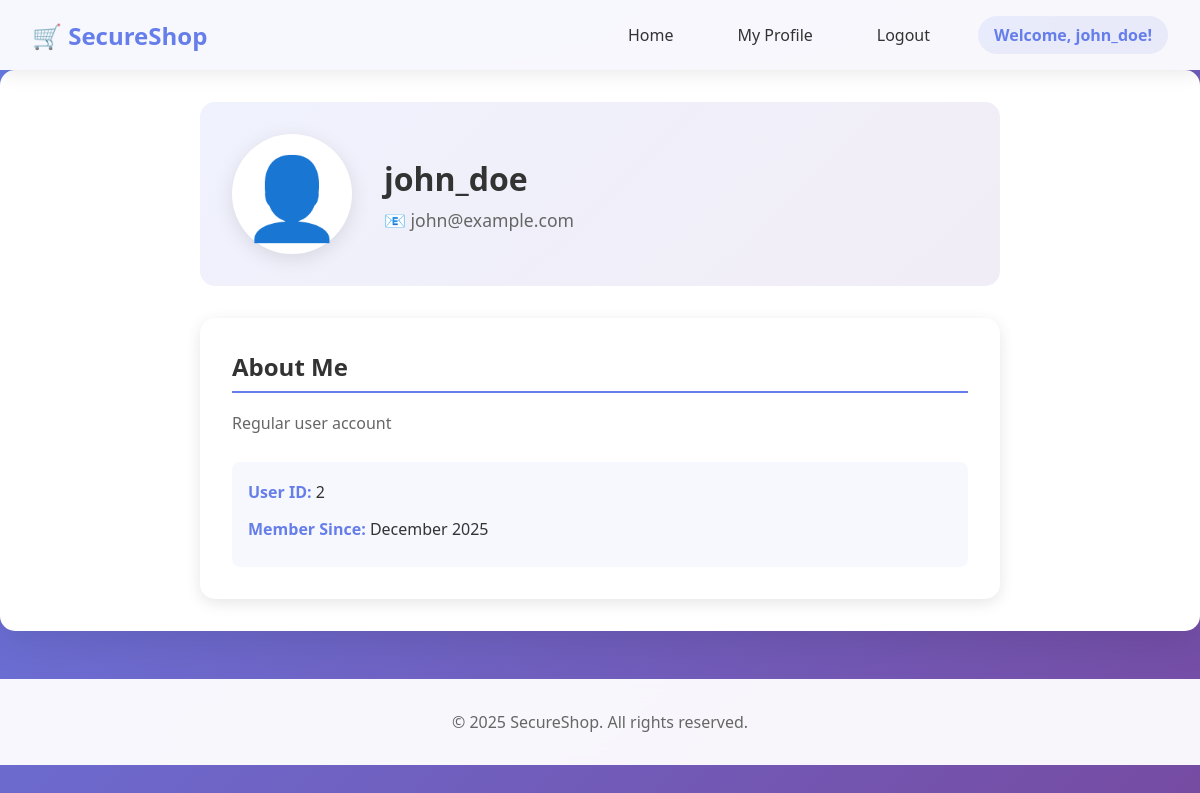
The app's page /profile.php (signed in) with its own data.
### tables this page shows
CREATE TABLE IF NOT EXISTS users (
    id INT AUTO_INCREMENT PRIMARY KEY,
    username VARCHAR(50) NOT NULL UNIQUE,
    password VARCHAR(255) NOT NULL,
    email VARCHAR(100),
    is_admin TINYINT(1) DEFAULT 0,
    bio TEXT,
    created_at TIMESTAMP DEFAULT CURRENT_TIMESTAMP
);

### profile.php (the view, shortened to what this page needs)
<?php
require_once 'config.php';
$profile_id = isset($_GET['id']) ? $_GET['id'] : $_SESSION['user_id'];
$query = "SELECT * FROM users WHERE id = $profile_id";
$result = $conn->query($query);
if ($result && $result->num_rows > 0) {
    $profile_user = $result->fetch_assoc();
} else {
    $error = "User not found!";
}
?>
<!DOCTYPE html>
<html lang="en">
<head>
    <link rel="stylesheet" href="style.css">
</head>
<body>
    <nav class="navbar">
        <div class="nav-container">
            <a href="index.php" class="logo">🛒 SecureShop</a>
            <ul class="nav-menu">
                <li><a href="index.php">Home</a></li>
                <li><a href="profile.php?id=<?php echo $_SESSION['user_id']; ?>">My Profile</a></li>
                <li><a href="logout.php">Logout</a></li>
                <li class="user-info">Welcome, <?php echo htmlspecialchars($_SESSION['username']); ?>!</li>
            </ul>
        </div>
    </nav>
    <div class="container">
        <?php if (isset($profile_user)): ?>
            <div class="profile-container">
                <div class="profile-header">
                    <div class="profile-avatar">👤</div>
                    <div class="profile-info">
                        <h2><?php echo htmlspecialchars($profile_user['username']); ?></h2>
                        <p class="profile-email">📧 <?php echo htmlspecialchars($profile_user['email']); ?></p>
                    </div>
                </div>
                <div class="profile-details">
                    <h3>About Me</h3>
                    <p><?php echo htmlspecialchars($profile_user['bio']); ?></p>
                    <div class="profile-meta">
                        <p><strong>User ID:</strong> <?php echo $profile_user['id']; ?></p>
                        <p><strong>Member Since:</strong> <?php echo date('F Y', strtotime($profile_user['created_at'])); ?></p>
                    </div>
                </div>
            </div>
        <?php else: ?>
            <div class="error">User profile not found!</div>
        <?php endif; ?>
    </div>
    <footer>
        <p>&copy; 2025 SecureShop. All rights reserved.</p>
    </footer>
</body>
</html>

### style.css (style rules this page uses)
* { margin: 0; padding: 0; box-sizing: border-box; }
body { font-family: 'Segoe UI', Tahoma, Geneva, Verdana, sans-serif; background: linear-gradient(135deg, #667eea 0%, #764ba2 100%); min-height: 100vh; color: #333; }
.navbar { background: rgba(255, 255, 255, 0.95); backdrop-filter: blur(10px); box-shadow: 0 2px 20px rgba(0, 0, 0, 0.1); position: sticky; top: 0; z-index: 1000; }
.nav-container { max-width: 1200px; margin: 0 auto; padding: 1rem 2rem; display: flex; justify-content: space-between; align-items: center; }
.logo { font-size: 1.5rem; font-weight: bold; color: #667eea; text-decoration: none; transition: transform 0.3s ease; }
.nav-menu { display: flex; list-style: none; gap: 2rem; align-items: center; }
.nav-menu li a { color: #333; text-decoration: none; font-weight: 500; transition: color 0.3s ease; padding: 0.5rem 1rem; border-radius: 5px; }
.user-info { color: #667eea; font-weight: 600; background: rgba(102, 126, 234, 0.1); padding: 0.5rem 1rem; border-radius: 20px; }
.container { max-width: 1200px; margin: 0 auto; padding: 2rem; background: white; border-radius: 15px; box-shadow: 0 10px 40px rgba(0, 0, 0, 0.1); margin-bottom: 2rem; }
.profile-container { max-width: 800px; margin: 0 auto; }
.profile-header { display: flex; align-items: center; gap: 2rem; padding: 2rem; background: linear-gradient(135deg, rgba(102, 126, 234, 0.1) 0%, rgba(118, 75, 162, 0.1) 100%); border-radius: 15px; margin-bottom: 2rem; }
.profile-avatar { font-size: 5rem; background: white; width: 120px; height: 120px; border-radius: 50%; display: flex; align-items: center; justify-content: center; box-shadow: 0 5px 20px rgba(0, 0, 0, 0.1); }
.profile-info h2 { color: #333; margin-bottom: 0.5rem; font-size: 2rem; }
.profile-email { color: #666; margin-top: 0.5rem; font-size: 1.1rem; }
.profile-details { background: white; padding: 2rem; border-radius: 15px; box-shadow: 0 4px 15px rgba(0, 0, 0, 0.1); }
.profile-details h3 { color: #333; margin-bottom: 1rem; font-size: 1.5rem; border-bottom: 2px solid #667eea; padding-bottom: 0.5rem; }
.profile-details p { color: #666; line-height: 1.8; margin-bottom: 1.5rem; }
.profile-meta { background: rgba(102, 126, 234, 0.05); padding: 1rem; border-radius: 8px; margin-top: 1rem; }
.profile-meta p { margin-bottom: 0.5rem; color: #333; }
.profile-meta strong { color: #667eea; }
footer { background: rgba(255, 255, 255, 0.95); backdrop-filter: blur(10px); text-align: center; padding: 2rem; color: #666; margin-top: 3rem; }

### records on screen
users: username "john_doe", email "john@example.com", bio "Regular user account", id "2", created_at "December 2025"

### other values on screen
$_SESSION['username'] "john_doe"
